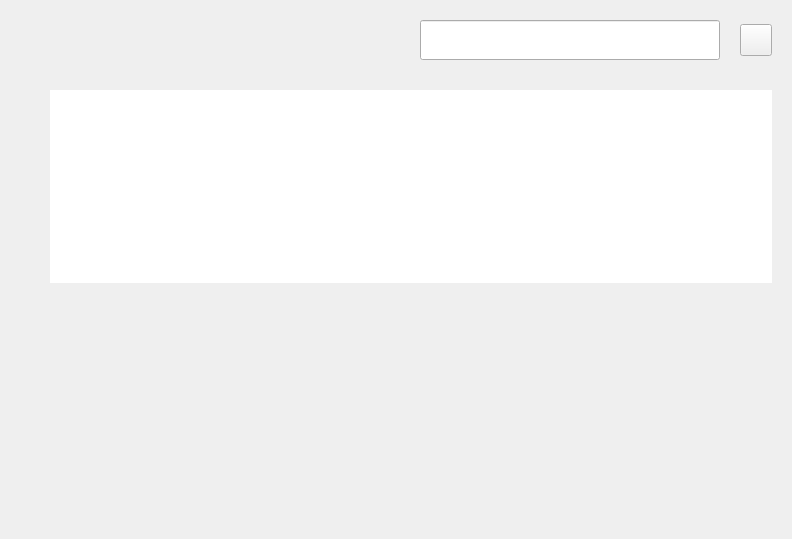
<?xml version="1.0" encoding="UTF-8"?>
<ui version="4.0">
 <class>CommonPage</class>
 <widget class="QWidget" name="CommonPage">
  <property name="geometry">
   <rect>
    <x>0</x>
    <y>0</y>
    <width>792</width>
    <height>539</height>
   </rect>
  </property>
  <property name="windowTitle">
   <string>Form</string>
  </property>
  <layout class="QVBoxLayout" name="verticalLayout">
   <property name="spacing">
    <number>30</number>
   </property>
   <property name="leftMargin">
    <number>50</number>
   </property>
   <property name="topMargin">
    <number>20</number>
   </property>
   <property name="rightMargin">
    <number>20</number>
   </property>
   <property name="bottomMargin">
    <number>20</number>
   </property>
   <item>
    <layout class="QHBoxLayout" name="horizontalLayout_2">
     <property name="spacing">
      <number>20</number>
     </property>
     <item>
      <layout class="QHBoxLayout" name="hLayout_OpBtns">
       <property name="spacing">
        <number>20</number>
       </property>
      </layout>
     </item>
     <item>
      <spacer name="horizontalSpacer">
       <property name="orientation">
        <enum>Qt::Horizontal</enum>
       </property>
       <property name="sizeHint" stdset="0">
        <size>
         <width>40</width>
         <height>20</height>
        </size>
       </property>
      </spacer>
     </item>
     <item>
      <widget class="QLineEdit" name="lineEdit_search">
       <property name="minimumSize">
        <size>
         <width>300</width>
         <height>40</height>
        </size>
       </property>
       <property name="maximumSize">
        <size>
         <width>300</width>
         <height>40</height>
        </size>
       </property>
      </widget>
     </item>
     <item>
      <widget class="QToolButton" name="btn_refresh">
       <property name="minimumSize">
        <size>
         <width>32</width>
         <height>32</height>
        </size>
       </property>
       <property name="maximumSize">
        <size>
         <width>32</width>
         <height>32</height>
        </size>
       </property>
       <property name="text">
        <string/>
       </property>
       <property name="iconSize">
        <size>
         <width>36</width>
         <height>36</height>
        </size>
       </property>
      </widget>
     </item>
    </layout>
   </item>
   <item>
    <widget class="QTableView" name="tableView">
     <property name="frameShape">
      <enum>QFrame::NoFrame</enum>
     </property>
    </widget>
   </item>
   <item>
    <widget class="QLabel" name="label_search_tips">
     <property name="text">
      <string/>
     </property>
     <property name="alignment">
      <set>Qt::AlignCenter</set>
     </property>
    </widget>
   </item>
   <item>
    <spacer name="verticalSpacer">
     <property name="orientation">
      <enum>Qt::Vertical</enum>
     </property>
     <property name="sizeHint" stdset="0">
      <size>
       <width>20</width>
       <height>40</height>
      </size>
     </property>
    </spacer>
   </item>
  </layout>
 </widget>
 <resources/>
 <connections/>
</ui>
